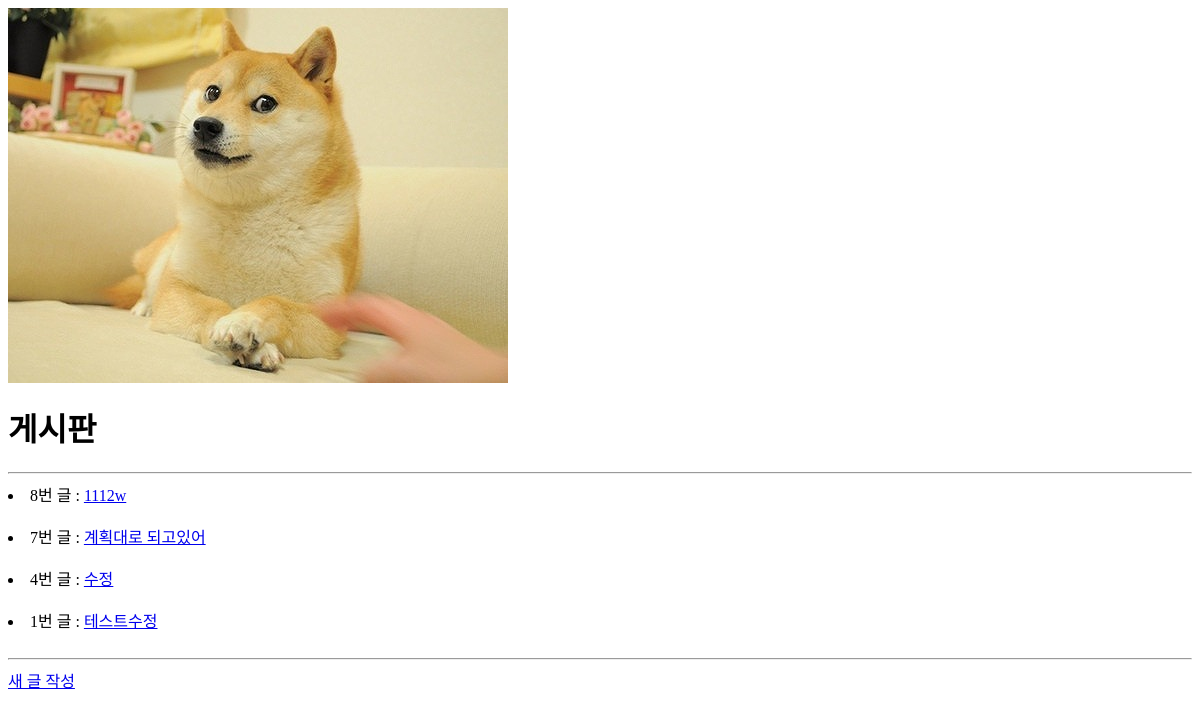
Before: /boards/ with the older database file.
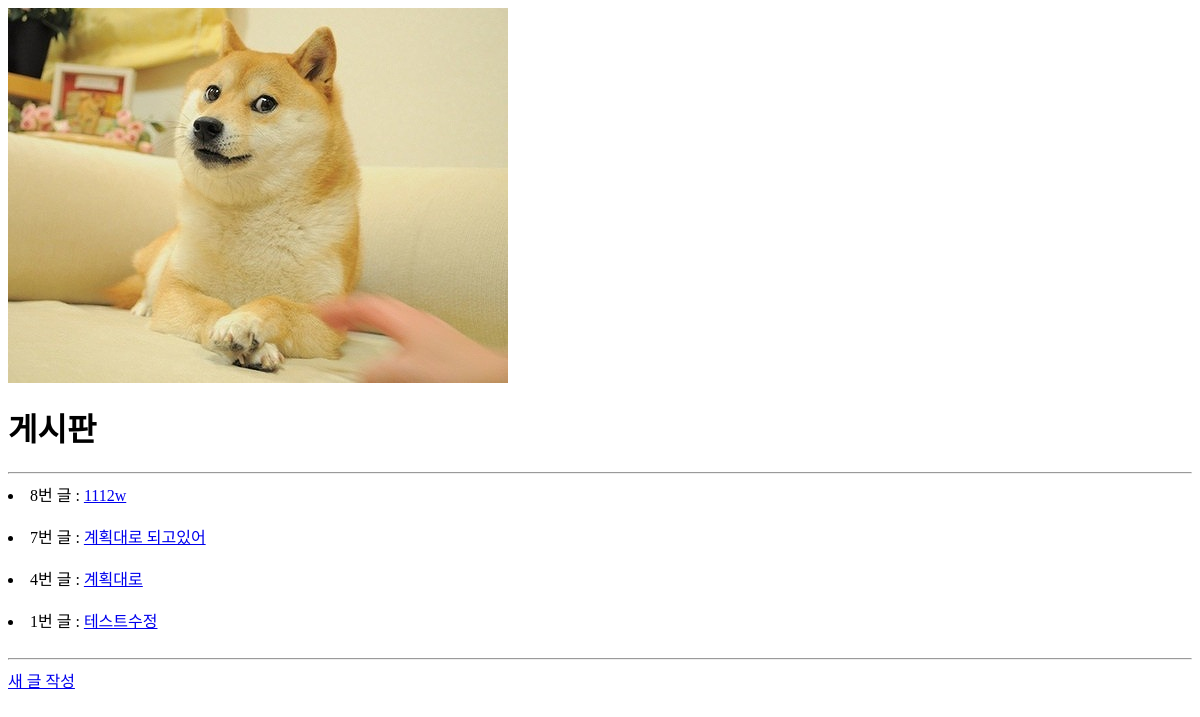
After: the same page with the newer database file.
### boards/models.py (models this page shows, shortened)
class Board(models.Model):
    title = models.CharField(max_length = 10)
    content = models.TextField()
    image = models.ImageField(blank=True)
    created_at = models.DateTimeField(auto_now_add=True)
    updated_at = models.DateTimeField(auto_now_add=True)

### boards/views.py (the view)
# urls.py: path('', views.index, name='index'), # boards/  , name으로 지정해서 쓰면 url에서 통째로 관리하기 유용하다.
def index(request):
    boards = Board.objects.order_by('-id')
    return render(request, 'boards/index.html', {'boards' : boards})

### boards/templates/boards/index.html (shortened to what this page needs)
{% load static %}
<img src="{% static '시바.jpg' %}" alt ="시바">
<h1>게시판</h1>
<hr>
{% for board in boards %}
<li>{{board.pk}}번 글 : <a href = "{% url 'boards:detail' board.pk %}">{{ board.title }}</a></li>
{% endfor %}
<hr>
<a href ="{% url 'boards:new' %}">새 글 작성</a>

Changed rows visible on the page:
changed Board id 4: title "수정" → "계획대로"
